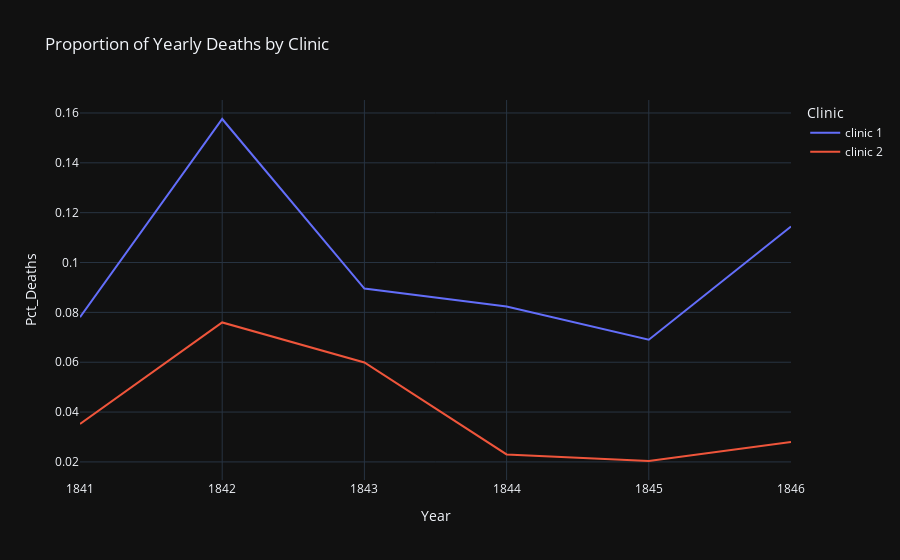

The notebook cell saved with this chart:
### Code cell
line = px.line(df,
               x='Year',
               y='Pct_Deaths',
               color='Clinic',
               title='Proportion of Yearly Deaths by Clinic')

line.show()

### Figure 1 — Plotly figure (JSON) as saved in the notebook; plotly's stock layout.template omitted (floating-point values rounded to 4 significant figures)
{"data": [{"hovertemplate": "Clinic=clinic 1<br>Year=%{x}<br>Pct_Deaths=%{y}<extra></extra>", "legendgroup": "clinic 1", "line": {"color": "#636efa", "dash": "solid"}, "marker": {"symbol": "circle"}, "mode": "lines", "name": "clinic 1", "orientation": "v", "showlegend": true, "x": [1841, 1842, 1843, 1844, 1845, 1846], "xaxis": "x", "y": [0.07806, 0.1576, 0.08954, 0.08236, 0.06901, 0.1145], "yaxis": "y", "type": "scatter"}, {"hovertemplate": "Clinic=clinic 2<br>Year=%{x}<br>Pct_Deaths=%{y}<extra></extra>", "legendgroup": "clinic 2", "line": {"color": "#EF553B", "dash": "solid"}, "marker": {"symbol": "circle"}, "mode": "lines", "name": "clinic 2", "orientation": "v", "showlegend": true, "x": [1841, 1842, 1843, 1844, 1845, 1846], "xaxis": "x", "y": [0.03522, 0.07597, 0.05988, 0.023, 0.02036, 0.02797], "yaxis": "y", "type": "scatter"}], "layout": {"xaxis": {"anchor": "y", "domain": [0.0, 1.0], "title": {"text": "Year"}}, "yaxis": {"anchor": "x", "domain": [0.0, 1.0], "title": {"text": "Pct_Deaths"}}, "legend": {"title": {"text": "Clinic"}, "tracegroupgap": 0}, "title": {"text": "Proportion of Yearly Deaths by Clinic"}}}
